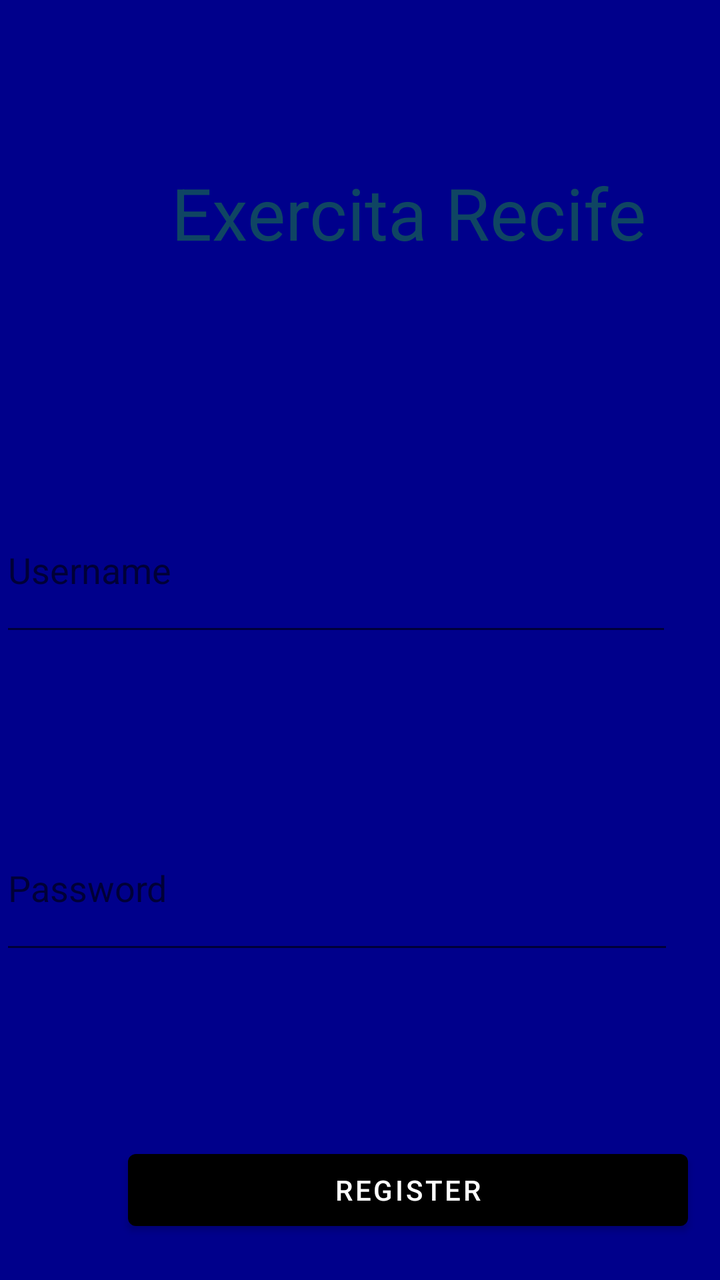
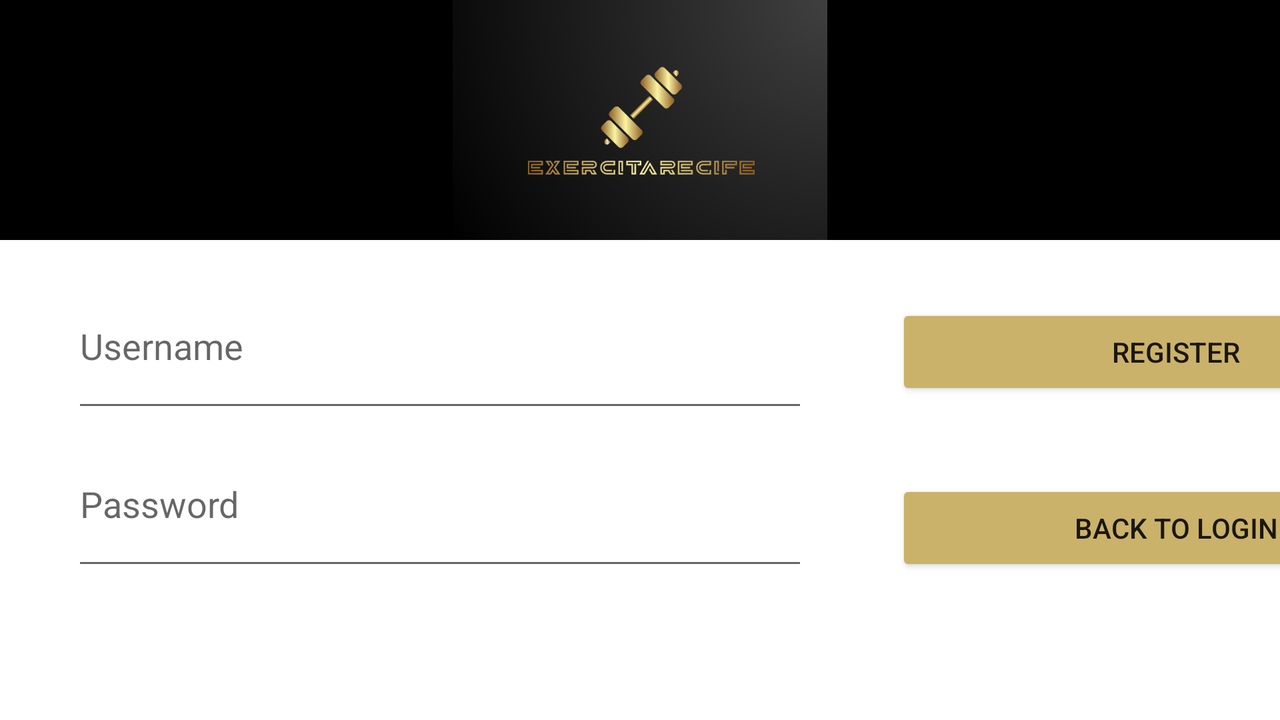

The same Android screen from two of the app's own layout files: first res/layout/ as a phone draws it, then the repository's variant for another configuration, drawn on a device whose configuration selects that folder. Both files follow.
<!-- AndroidManifest.xml: application theme Theme.ExercitaRecife -->
<!-- res/layout/activity_register.xml -->
<?xml version="1.0" encoding="utf-8"?>
<RelativeLayout xmlns:android="http://schemas.android.com/apk/res/android"
    android:layout_width="match_parent"
    android:layout_height="match_parent"
    android:background="@color/blue">

    <ImageView
        android:id="@+id/imageViewLogo"
        android:layout_width="93dp"
        android:layout_height="55dp"
        android:layout_below="@+id/textView"
        android:layout_alignParentStart="true"
        android:layout_marginStart="159dp"
        android:layout_marginTop="19dp"
        android:src="@drawable/Logo" />

    <EditText
        android:id="@+id/usernameEditText"
        android:layout_width="368dp"
        android:layout_height="79dp"
        android:layout_alignParentTop="true"
        android:layout_alignParentEnd="true"
        android:layout_marginTop="244dp"
        android:layout_marginEnd="24dp"
        android:hint="@string/username_hint"
        android:inputType="text" />

    <EditText
        android:id="@+id/passwordEditText"
        android:layout_width="368dp"
        android:layout_height="79dp"
        android:layout_below="@+id/usernameEditText"
        android:layout_alignParentEnd="true"
        android:layout_marginTop="80dp"
        android:layout_marginEnd="23dp"
        android:hint="@string/password_hint"
        android:inputType="textPassword" />

    <Button
        android:id="@+id/registerButton"
        android:layout_width="280dp"
        android:layout_height="wrap_content"
        android:layout_below="@+id/passwordEditText"
        android:layout_marginStart="64dp"
        android:layout_marginTop="89dp"
        android:text="@string/register" />

    <Button
        android:id="@+id/backToLoginButton"
        android:layout_width="280dp"
        android:layout_height="wrap_content"
        android:layout_below="@+id/registerButton"
        android:layout_marginStart="64dp"
        android:layout_marginTop="48dp"
        android:text="@string/back_to_login" />

    <TextView
        android:id="@+id/textView"
        android:layout_width="312dp"
        android:layout_height="66dp"
        android:layout_alignParentTop="true"
        android:layout_marginStart="48dp"
        android:layout_marginTop="82dp"
        android:text="@string/exercita_recife"
        android:textAlignment="center"
        android:textColor="#0F4563"
        android:textSize="36sp" />

</RelativeLayout>
<!-- resources referenced by this layout -->
<resources>
  <color name="blue">#00008B</color>
  <string name="back_to_login">Back to Login</string>
  <string name="exercita_recife">Exercita Recife</string>
  <string name="password_hint">Password</string>
  <string name="register">Register</string>
  <string name="username_hint">Username</string>
  <style name="Theme.ExercitaRecife" parent="Theme.MaterialComponents.DayNight.DarkActionBar">
          
          <item name="colorPrimary">@color/black</item>
          <item name="colorPrimaryVariant">@color/purple_700</item>
          <item name="colorOnPrimary">@color/white</item>
          
          <item name="colorSecondary">@color/teal_200</item>
          <item name="colorSecondaryVariant">@color/teal_700</item>
          <item name="colorOnSecondary">@color/black</item>
          
          <item name="android:statusBarColor">?attr/colorPrimaryVariant</item>
          
      </style>
  <color name="black">#FF000000</color>
  <color name="purple_700">#FF3700B3</color>
  <color name="white">#FFFFFFFF</color>
  <color name="teal_200">#FF03DAC5</color>
  <color name="teal_700">#FF018786</color>
</resources>
<!-- res/layout-land/activity_register.xml (the repository's variant of the layout above) -->
<!-- drawn on the phone turned sideways -->
<?xml version="1.0" encoding="utf-8"?>
<androidx.constraintlayout.widget.ConstraintLayout xmlns:android="http://schemas.android.com/apk/res/android"
    xmlns:app="http://schemas.android.com/apk/res-auto"
    xmlns:tools="http://schemas.android.com/tools"
    android:layout_width="match_parent"
    android:layout_height="match_parent">

    <View
        android:id="@+id/containerTop"
        android:layout_width="match_parent"
        android:layout_height="120dp"
        android:background="@color/black"
        app:layout_constraintEnd_toEndOf="parent"
        app:layout_constraintEnd_toStartOf="parent"
        app:layout_constraintTop_toTopOf="parent"></View>

    <ImageView
        android:layout_width="match_parent"
        android:layout_height="120dp"
        android:src="@drawable/telaexercitarecife"
        app:layout_constraintBottom_toBottomOf="@id/containerTop"
        app:layout_constraintEnd_toEndOf="@id/containerTop"
        app:layout_constraintStart_toStartOf="@id/containerTop"
        app:layout_constraintTop_toTopOf="@id/containerTop" />

    <com.google.android.material.textfield.TextInputEditText
        android:id="@+id/usernameEditText"
        android:layout_width="368dp"
        android:layout_height="79dp"
        android:layout_alignParentTop="true"
        android:layout_alignParentEnd="true"
        android:layout_marginStart="36dp"
        android:layout_marginTop="12dp"
        android:drawableEnd="@drawable/ic_username"
        android:hint="@string/username_hint"
        android:inputType="text"
        app:layout_constraintStart_toStartOf="parent"
        app:layout_constraintTop_toBottomOf="@+id/containerTop" />

    <com.google.android.material.textfield.TextInputEditText
        android:id="@+id/passwordEditText"
        android:layout_width="368dp"
        android:layout_height="79dp"
        android:layout_below="@+id/usernameEditText"
        android:layout_alignParentEnd="true"
        android:layout_marginStart="36dp"
        android:hint="@string/password_hint"
        android:inputType="textPassword"
        app:layout_constraintStart_toStartOf="parent"
        app:layout_constraintTop_toBottomOf="@+id/usernameEditText" />

    <androidx.appcompat.widget.AppCompatButton
        android:id="@+id/registerButton"
        android:layout_width="280dp"
        android:layout_height="wrap_content"
        android:layout_below="@+id/passwordEditText"
        android:layout_marginStart="44dp"
        android:layout_marginTop="32dp"
        android:text="@string/register"
        app:backgroundTint="@color/gold"
        app:layout_constraintStart_toEndOf="@+id/usernameEditText"
        app:layout_constraintTop_toBottomOf="@+id/containerTop" />

    <androidx.appcompat.widget.AppCompatButton
        android:id="@+id/backToLoginButton"
        android:layout_width="280dp"
        android:layout_height="wrap_content"
        android:layout_below="@+id/registerButton"
        android:layout_marginStart="44dp"
        android:layout_marginTop="40dp"
        android:text="@string/back_to_login"
        app:backgroundTint="@color/gold"
        app:layout_constraintStart_toEndOf="@+id/passwordEditText"
        app:layout_constraintTop_toBottomOf="@+id/registerButton" />


</androidx.constraintlayout.widget.ConstraintLayout>
<!-- resources referenced by the variant -->
<!-- as the phone turned sideways resolves them -->
<resources>
  <color name="black">#FF000000</color>
  <color name="gold">#CBB26A</color>
  <!-- drawable telaexercitarecife: png bitmap (drawable, 86278 bytes) -->
  <string name="back_to_login">Back to Login</string>
  <string name="password_hint">Password</string>
  <string name="register">Register</string>
  <string name="username_hint">Username</string>
  <style name="Theme.ExercitaRecife" parent="Theme.MaterialComponents.DayNight.DarkActionBar">
          
          <item name="colorPrimary">@color/black</item>
          <item name="colorPrimaryVariant">@color/purple_700</item>
          <item name="colorOnPrimary">@color/white</item>
          
          <item name="colorSecondary">@color/teal_200</item>
          <item name="colorSecondaryVariant">@color/teal_700</item>
          <item name="colorOnSecondary">@color/black</item>
          
          <item name="android:statusBarColor">?attr/colorPrimaryVariant</item>
          
      </style>
  <color name="purple_700">#FF3700B3</color>
  <color name="white">#FFFFFFFF</color>
  <color name="teal_200">#FF03DAC5</color>
  <color name="teal_700">#FF018786</color>
</resources>
